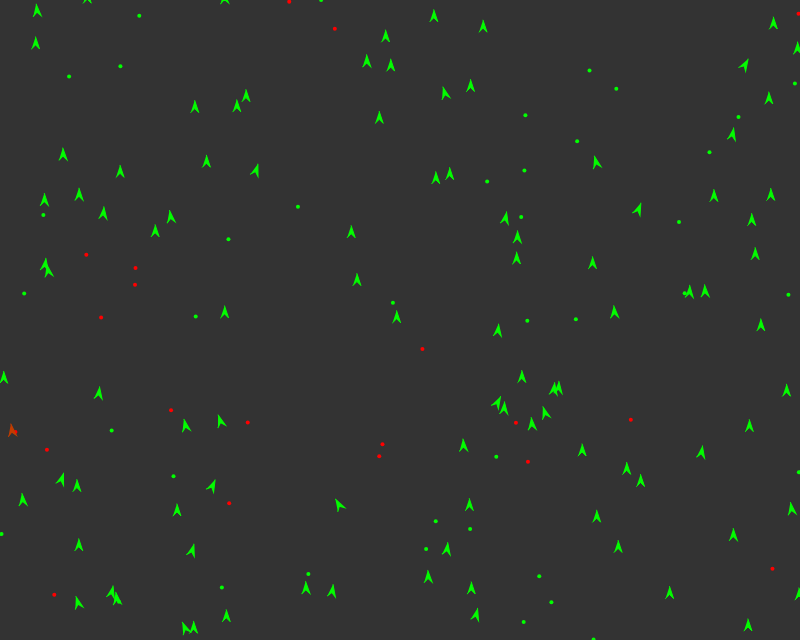
Frame 1 (no input)
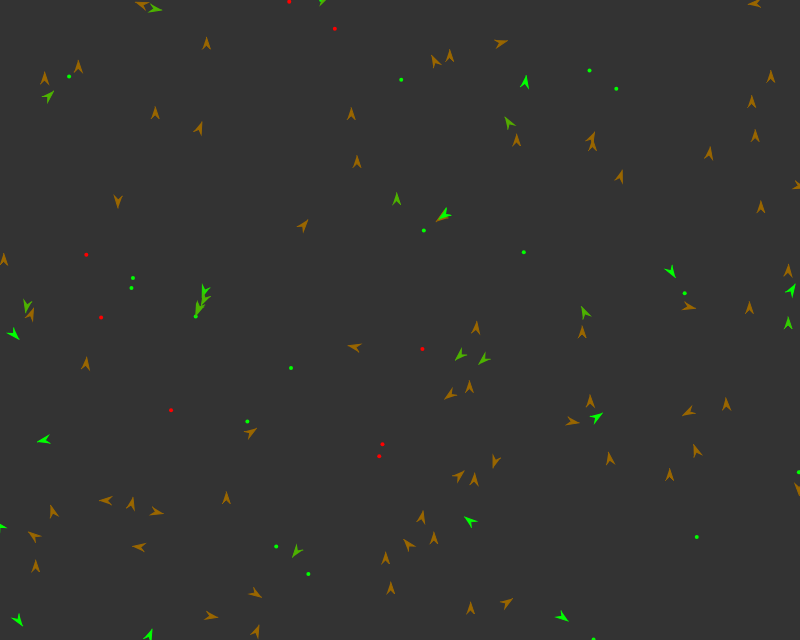
Frame 60 (no input)
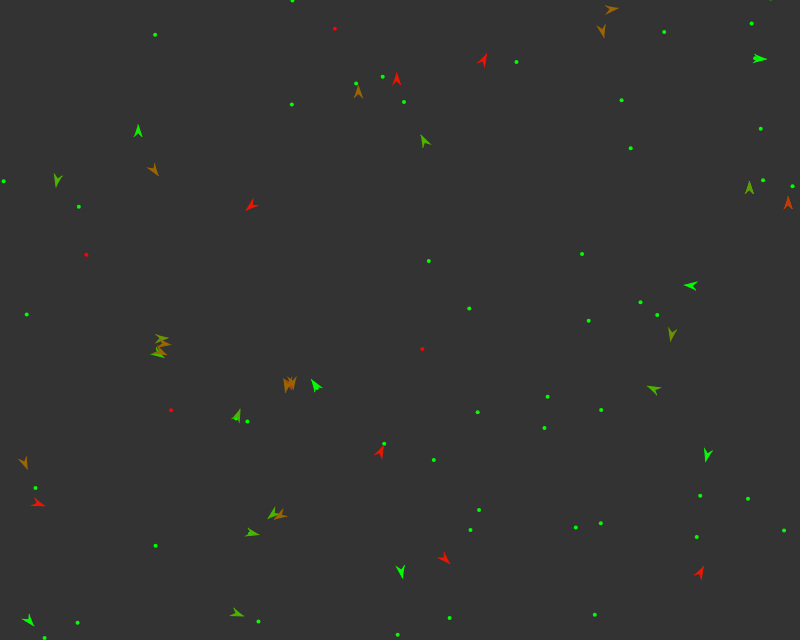
Frame 120 (the mouse pressed at the canvas centre since frame 60)

The p5.js sketch that drew these frames (run headless with seeded random() and noise() and a simulated clock; from frame 60 on, the mouse is pressed at the canvas centre):

// p5.js sketch
// ── sketch.js
var vehicles = [];
var food = [];
var poison = [];
var debug;

function setup() {
	createCanvas(800, 640);
	for(var i = 0; i < 100; ++i) {
  		vehicles[i] = new Vehicle (random(width), random(height));
	}
  	for(var i = 0; i < 40; ++i) {
  		food.push(createVector(random(width), random(height)));
  	}
  	for(var i = 0; i < 20; ++i) {
  		poison.push(createVector(random(width), random(height)));
  	}
  	
  	debug = createCheckbox();
}

function draw() {
  background(51);
  
  if(random(1) < 0.1) {
  	food.push(createVector(random(width), random(height)));
  }
  
  if(random(1) < 0.01) {
  	poison.push(createVector(random(width), random(height)));
  }
  
  for(var i = 0 ; i < food.length; ++i) {
  	fill(0, 255, 0);
  	noStroke();
  	ellipse(food[i].x, food[i].y, 4, 4);
  }
  for(var i = 0; i < poison.length; ++i) {
  	fill(255, 0, 0);
  	noStroke();
	ellipse(poison[i].x, poison[i].y, 4, 4);
  }
  
  for(var i = vehicles.length - 1; i > 0; --i) {
  	vehicles[i].behaviors(food, poison);
  	vehicles[i].boundaries();
  	vehicles[i].update();
  	vehicles[i].show();
  	var newVehicle = vehicles[i].clone();
  	if (newVehicle !== null) {
  		newVehicle.health = 1;
  		vehicles.push(newVehicle);
  	}
  	if(vehicles[i].dead()) {
  		food.push(vehicles[i].pos);
  		vehicles.splice(i, 1);
  	}
  }
}

function mousePressed () {
	vehicles.push(new Vehicle (mouseX, mouseY));
}
// ── Vehicle.js
var mr = 0.01;

function Vehicle (x, y, dna) {
	this.acc = createVector();
	this.vel = createVector(0, -2);
	this.pos = createVector(x, y);
	this.r = 8;
	this.maxspeed = 4;
	this.maxforce = 0.5;
	this.health = 1;
	
	this.dna = [];
	if (dna === undefined) {
		this.dna[0] = random(-2, 2);
		this.dna[1] = random(-2, 2);
		//food pereption
		this.dna[2] = random(100);
		//poison perception
		this.dna[3] = random(100);
	} else {
		//Mutation
		this.dna[0] = dna[0];
		if (random(1) < mr) {
			this.dna[0] += random(-0.1, 0.1);
		}
		this.dna[1] = dna[1];
		if (random(1) < mr) {
			this.dna[1] += random(-0.1, 0.1);
		}
		this.dna[2] = dna[2];
		if (random(1) < mr) {
			this.dna[2] += random(-10, 10);
		}
		this.dna[3] = dna[3];
		if (random(1) < mr) {
			this.dna[3] += random(-10, 10);
		}
	}
	
	this.update = function() {
		this.health -= 0.01;
		this.vel.add(this.acc);
		this.vel.limit(this.maxspeed);
		this.pos.add(this.vel);
		this.acc.mult(0);
	}
	
	this.applyForce = function(force) {
		this.acc.add(force);
	}
	
	this.eat = function(list, nutrition, perception) {
		var record = Infinity;
		var closest = null;
		for(var i = list.length - 1; i >= 0; --i) {
			var d = this.pos.dist(list[i]);
			
			if(d < this.maxspeed) {
				list.splice(i, 1); //removes '1' element from food at index closest
				this.health += nutrition;
			} else if(d < record && d < perception) {
				record = d;
				closest = list[i];
			}
		}
	
		if (closest !== null) {
			return this.seek(closest);
		}
		return createVector();
	}
	
	this.behaviors = function(good, bad) {
		var steerG = this.eat(good, 0.3, this.dna[2]);
		var steerB = this.eat(bad, -0.75, this.dna[3]);
		
		steerG.mult(this.dna[0]);
		steerB.mult(this.dna[1]);
		
		this.applyForce(steerG);
		this.applyForce(steerB);
	}
	
	this.dead = function() {
		return (this.health < 0);
	}
	
	this.seek = function(target) {
		var desired = p5.Vector.sub(target, this.pos);
		desired.setMag(this.maxspeed);
		var steer = p5.Vector.sub(desired, this.vel);
		steer.limit(this.maxforce);
		return steer;
	}
	
	this.clone = function() {
		if(random(1) < 0.001) {
			return new Vehicle(this.pos.x, this.pos.y, this.dna);
		} else {
			return null;
		}
	}
	
	this.show = function() {
		var theta = this.vel.heading() + PI / 2;
		push();
		var gr = color(0, 255, 0);
		var rd = color(255, 0, 0);
		var col = lerpColor(rd, gr, this.health);
	
		fill(col);
		stroke(col);
		translate(this.pos.x, this.pos.y);
		rotate(theta);
		beginShape();
		vertex(0, -this.r);
		vertex(this.r/2, this.r/2);
		vertex(0, 0);
		vertex(-this.r/2, this.r/2);
		endShape();
		if(debug.checked()) {
			stroke(0, 255, 0);
			noFill();
			line(0, 0, 0, -this.dna[0]*40);
			ellipse(0, 0, this.dna[2] * 2);
			stroke(255, 0, 0);
			noFill();
			line(0, 0, 0, -this.dna[1]*40);
			ellipse(0, 0, this.dna[3] * 3);
		}
		pop();
	}
	
	this.boundaries = function() {
		
		
		if(this.pos.x > width) this.pos.x = 0;
		if(this.pos.x < 0) this.pos.x = width;
		if(this.pos.y > height) this.pos.y = 0;
		if(this.pos.y < 0) this.pos.y = height;
		//The function below applies a centre-seeking force to vehicles at the boundary
		
		//TODO: fix error in this function
		/*var d = 25;
		var desired = null;
		if(this.pos.x < d) {
			desired = createVector(this.maxspeed, this.vel.x);
		} else if (this.pos.x > width - d) {
			desired = createVector(-this.maxspeed, -this.vel.x);
		}
		
		if(this.pos.y < d) {
			desired = createVector(this.vel.x, this.maxspeed);
		} else if (this.pos.y > height - d) {
			desired = createVector(this.vel.x, -this.maxSpeed);
		}
		
		if(desired != null) {
			desired.normalize();
			desired.mult(this.maxspeed);
			var steer = p5.Vector.sub(desired, this.vel);
			steer.limit(this.maxforce);
			this.applyForce(steer);
		}*/
	}
}
